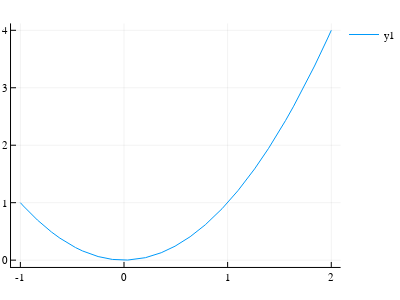

The code cell stored with this chart in its notebook:
### Markdown cell above
`plot(f, a, b)`
- `f` é a função
- `[a,b]` o intervalo

### Code cell
f(x) = x^2
plot(f, -1, 2)

### Figure 1 — Plotly figure (JSON) as saved in the notebook; plotly's stock layout.template omitted (floating-point values rounded to 4 significant figures)
{"data": [{"colorbar": {"title": ""}, "legendgroup": "y1", "line": {"color": "rgba(0, 154, 250, 1.000)", "dash": "solid", "shape": "linear", "width": 1}, "mode": "lines", "name": "y1", "showlegend": true, "type": "scatter", "x": [-1, -0.9854, -0.9707, -0.8353, -0.6998, -0.6184, -0.537, -0.4682, -0.3994, -0.2498, -0.112, 0.03578, 0.207, 0.3592, 0.4926, 0.6381, 0.7844, 0.9462, 1.1, 1.26, 1.395, 1.477, 1.559, 1.637, 1.714, 1.838, 1.962, 1.981, 2], "xaxis": "x1", "y": [1, 0.9709, 0.9423, 0.6976, 0.4897, 0.3824, 0.2884, 0.2192, 0.1595, 0.06242, 0.01254, 0.00128, 0.04285, 0.129, 0.2427, 0.4071, 0.6153, 0.8953, 1.21, 1.588, 1.946, 2.182, 2.432, 2.679, 2.938, 3.378, 3.849, 3.924, 4], "yaxis": "y1", "zmax": null, "zmin": null}], "layout": {"annotations": [], "height": 300, "legend": {"bgcolor": "rgba(255, 255, 255, 1.000)", "bordercolor": "rgba(0, 0, 0, 1.000)", "font": {"color": "rgba(0, 0, 0, 1.000)", "family": "sans-serif", "size": 11}, "tracegroupgap": 0, "x": 1, "y": 1}, "margin": {"b": 20, "l": 0, "r": 0, "t": 20}, "paper_bgcolor": "rgba(255, 255, 255, 1.000)", "plot_bgcolor": "rgba(255, 255, 255, 1.000)", "showlegend": true, "width": 400, "xaxis": {"anchor": "y1", "domain": [0.03206, 0.9902], "gridcolor": "rgba(0, 0, 0, 0.100)", "gridwidth": 0.5, "linecolor": "rgba(0, 0, 0, 1.000)", "mirror": false, "range": [-1.09, 2.09], "showgrid": true, "showline": true, "showticklabels": true, "tickangle": 0, "tickcolor": "rgb(0, 0, 0)", "tickfont": {"color": "rgba(0, 0, 0, 1.000)", "family": "sans-serif", "size": 11}, "tickmode": "array", "ticks": "inside", "ticktext": ["-1", "0", "1", "2"], "tickvals": [-1, 0, 1, 2], "title": "", "titlefont": {"color": "rgba(0, 0, 0, 1.000)", "family": "sans-serif", "size": 15}, "type": "-", "visible": true, "zeroline": false, "zerolinecolor": "rgba(0, 0, 0, 1.000)"}, "yaxis": {"anchor": "x1", "domain": [0.05016, 0.9869], "gridcolor": "rgba(0, 0, 0, 0.100)", "gridwidth": 0.5, "linecolor": "rgba(0, 0, 0, 1.000)", "mirror": false, "range": [-0.1187, 4.12], "showgrid": true, "showline": true, "showticklabels": true, "tickangle": 0, "tickcolor": "rgb(0, 0, 0)", "tickfont": {"color": "rgba(0, 0, 0, 1.000)", "family": "sans-serif", "size": 11}, "tickmode": "array", "ticks": "inside", "ticktext": ["0", "1", "2", "3", "4"], "tickvals": [0, 1, 2, 3, 4], "title": "", "titlefont": {"color": "rgba(0, 0, 0, 1.000)", "family": "sans-serif", "size": 15}, "type": "-", "visible": true, "zeroline": false, "zerolinecolor": "rgba(0, 0, 0, 1.000)"}}}
